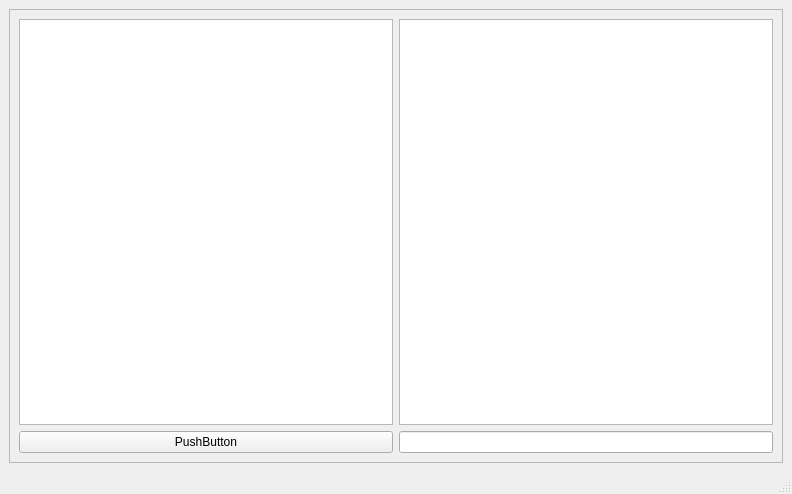
<?xml version="1.0" encoding="UTF-8"?>
<ui version="4.0">
 <class>MainWindow</class>
 <widget class="QMainWindow" name="MainWindow">
  <property name="geometry">
   <rect>
    <x>0</x>
    <y>0</y>
    <width>792</width>
    <height>494</height>
   </rect>
  </property>
  <property name="windowTitle">
   <string>MainWindow</string>
  </property>
  <widget class="QWidget" name="centralwidget">
   <layout class="QGridLayout" name="gridLayout_3">
    <item row="0" column="0">
     <widget class="QFrame" name="frame">
      <property name="frameShape">
       <enum>QFrame::StyledPanel</enum>
      </property>
      <property name="frameShadow">
       <enum>QFrame::Raised</enum>
      </property>
      <layout class="QGridLayout" name="gridLayout">
       <item row="0" column="0">
        <layout class="QGridLayout" name="gridLayout_2">
         <item row="0" column="0">
          <layout class="QVBoxLayout" name="verticalLayout">
           <item>
            <widget class="QTableWidget" name="tableWidget"/>
           </item>
           <item>
            <widget class="QPushButton" name="pushButton_2">
             <property name="text">
              <string>PushButton</string>
             </property>
            </widget>
           </item>
          </layout>
         </item>
         <item row="0" column="1">
          <layout class="QVBoxLayout" name="verticalLayout_2">
           <item>
            <widget class="QTextEdit" name="textEdit"/>
           </item>
           <item>
            <widget class="QLineEdit" name="lineEdit"/>
           </item>
          </layout>
         </item>
        </layout>
       </item>
      </layout>
     </widget>
    </item>
   </layout>
  </widget>
  <widget class="QMenuBar" name="menubar">
   <property name="geometry">
    <rect>
     <x>0</x>
     <y>0</y>
     <width>792</width>
     <height>21</height>
    </rect>
   </property>
  </widget>
  <widget class="QStatusBar" name="statusbar"/>
 </widget>
 <resources/>
 <connections/>
</ui>
